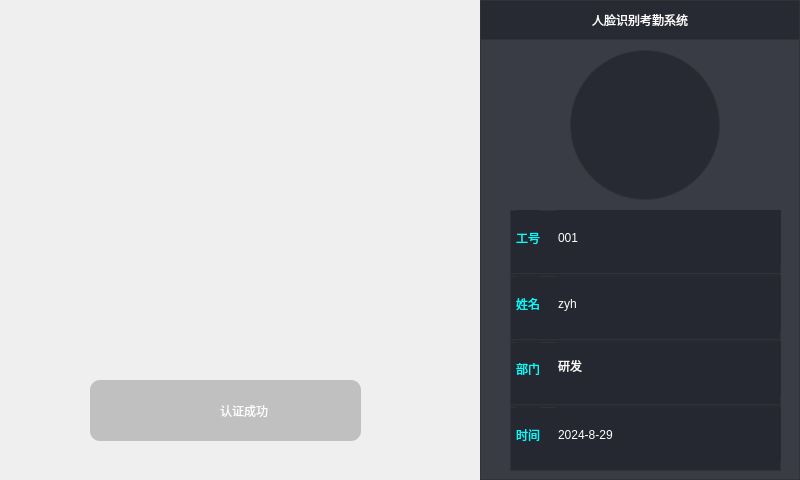
<?xml version="1.0" encoding="UTF-8"?>
<ui version="4.0">
 <class>Widget</class>
 <widget class="QWidget" name="Widget">
  <property name="geometry">
   <rect>
    <x>0</x>
    <y>0</y>
    <width>800</width>
    <height>480</height>
   </rect>
  </property>
  <property name="windowTitle">
   <string>Widget</string>
  </property>
  <property name="styleSheet">
   <string notr="true"/>
  </property>
  <widget class="QWidget" name="widget" native="true">
   <property name="geometry">
    <rect>
     <x>0</x>
     <y>0</y>
     <width>480</width>
     <height>480</height>
    </rect>
   </property>
   <property name="styleSheet">
    <string notr="true">QWidget#widgetlb
{
	border-radius: 10px;
	background-color: rgba(180, 180, 180,0.8);
}

QLabel#lb_1 
{
	border-image: url(:/images/yes.png);
}

QLabel#lb_2 
{
	font: 25 16pt &quot;微软雅黑 Light&quot;;
	border: none;
	color: rgb(255, 255, 255);
}

QLabel#headpicLb
{
	border-image: url(:/images/crc.png);
}
</string>
   </property>
   <widget class="QWidget" name="widgetlb" native="true">
    <property name="geometry">
     <rect>
      <x>90</x>
      <y>380</y>
      <width>271</width>
      <height>61</height>
     </rect>
    </property>
    <layout class="QHBoxLayout" name="horizontalLayout_2">
     <item>
      <spacer name="horizontalSpacer">
       <property name="orientation">
        <enum>Qt::Orientation::Horizontal</enum>
       </property>
       <property name="sizeHint" stdset="0">
        <size>
         <width>40</width>
         <height>20</height>
        </size>
       </property>
      </spacer>
     </item>
     <item>
      <layout class="QHBoxLayout" name="horizontalLayout">
       <item>
        <widget class="QLabel" name="lb_1">
         <property name="minimumSize">
          <size>
           <width>31</width>
           <height>21</height>
          </size>
         </property>
         <property name="maximumSize">
          <size>
           <width>31</width>
           <height>21</height>
          </size>
         </property>
         <property name="text">
          <string/>
         </property>
        </widget>
       </item>
       <item>
        <widget class="QLabel" name="lb_2">
         <property name="text">
          <string>认证成功</string>
         </property>
         <property name="alignment">
          <set>Qt::AlignmentFlag::AlignCenter</set>
         </property>
        </widget>
       </item>
      </layout>
     </item>
     <item>
      <spacer name="horizontalSpacer_2">
       <property name="orientation">
        <enum>Qt::Orientation::Horizontal</enum>
       </property>
       <property name="sizeHint" stdset="0">
        <size>
         <width>40</width>
         <height>20</height>
        </size>
       </property>
      </spacer>
     </item>
    </layout>
   </widget>
   <widget class="QLabel" name="headpicLb">
    <property name="geometry">
     <rect>
      <x>100</x>
      <y>60</y>
      <width>266</width>
      <height>266</height>
     </rect>
    </property>
    <property name="text">
     <string/>
    </property>
    <property name="scaledContents">
     <bool>true</bool>
    </property>
   </widget>
   <widget class="QLabel" name="videoLb">
    <property name="geometry">
     <rect>
      <x>0</x>
      <y>0</y>
      <width>480</width>
      <height>480</height>
     </rect>
    </property>
    <property name="text">
     <string/>
    </property>
   </widget>
   <zorder>videoLb</zorder>
   <zorder>widgetlb</zorder>
   <zorder>headpicLb</zorder>
  </widget>
  <widget class="QWidget" name="widget_3" native="true">
   <property name="geometry">
    <rect>
     <x>480</x>
     <y>0</y>
     <width>320</width>
     <height>480</height>
    </rect>
   </property>
   <property name="styleSheet">
    <string notr="true">QWidget
{
	border:1px solid #313236;
	background-color: rgba(37, 40, 49, 0.9);
}

QLabel#titleLb
{
	font: 24pt &quot;微软雅黑&quot;;
	color: rgb(255, 255, 255);
}

QLabel#headLb
{
	border-radius: 75px;

}
</string>
   </property>
   <widget class="QLabel" name="headLb">
    <property name="geometry">
     <rect>
      <x>90</x>
      <y>50</y>
      <width>150</width>
      <height>150</height>
     </rect>
    </property>
    <property name="text">
     <string/>
    </property>
   </widget>
   <widget class="QLabel" name="titleLb">
    <property name="geometry">
     <rect>
      <x>0</x>
      <y>0</y>
      <width>320</width>
      <height>40</height>
     </rect>
    </property>
    <property name="text">
     <string>人脸识别考勤系统</string>
    </property>
    <property name="alignment">
     <set>Qt::AlignmentFlag::AlignCenter</set>
    </property>
   </widget>
   <widget class="QWidget" name="layoutWidget">
    <property name="geometry">
     <rect>
      <x>30</x>
      <y>210</y>
      <width>271</width>
      <height>261</height>
     </rect>
    </property>
    <layout class="QVBoxLayout" name="verticalLayout">
     <property name="spacing">
      <number>2</number>
     </property>
     <item>
      <widget class="QWidget" name="widget_4" native="true">
       <property name="styleSheet">
        <string notr="true">QLabel
{
	border:none;
	color: #00ffff;
	
	font: 16pt &quot;微软雅黑&quot;;
}

QLineEdit
{
	border:none;
	
	color: rgb(255, 255, 255);
	font: 16pt &quot;微软雅黑&quot;;
}</string>
       </property>
       <layout class="QHBoxLayout" name="horizontalLayout_3">
        <property name="spacing">
         <number>6</number>
        </property>
        <property name="leftMargin">
         <number>6</number>
        </property>
        <property name="topMargin">
         <number>0</number>
        </property>
        <property name="rightMargin">
         <number>0</number>
        </property>
        <item>
         <widget class="QLabel" name="label_3">
          <property name="text">
           <string>工号</string>
          </property>
         </widget>
        </item>
        <item>
         <spacer name="horizontalSpacer_3">
          <property name="orientation">
           <enum>Qt::Orientation::Horizontal</enum>
          </property>
          <property name="sizeType">
           <enum>QSizePolicy::Policy::Fixed</enum>
          </property>
          <property name="sizeHint" stdset="0">
           <size>
            <width>10</width>
            <height>20</height>
           </size>
          </property>
         </spacer>
        </item>
        <item>
         <widget class="QLineEdit" name="employeeID">
          <property name="enabled">
           <bool>false</bool>
          </property>
          <property name="sizePolicy">
           <sizepolicy hsizetype="Expanding" vsizetype="Expanding">
            <horstretch>0</horstretch>
            <verstretch>0</verstretch>
           </sizepolicy>
          </property>
          <property name="text">
           <string>001</string>
          </property>
         </widget>
        </item>
       </layout>
      </widget>
     </item>
     <item>
      <widget class="QWidget" name="widget_5" native="true">
       <property name="styleSheet">
        <string notr="true">QLabel
{
	border:none;
	color: #00ffff;
	
	font: 16pt &quot;微软雅黑&quot;;
}

QLineEdit
{
	border:none;
	
	color: rgb(255, 255, 255);
	font: 16pt &quot;微软雅黑&quot;;
}</string>
       </property>
       <layout class="QHBoxLayout" name="horizontalLayout_4">
        <property name="spacing">
         <number>6</number>
        </property>
        <property name="leftMargin">
         <number>6</number>
        </property>
        <property name="topMargin">
         <number>0</number>
        </property>
        <property name="rightMargin">
         <number>0</number>
        </property>
        <item>
         <widget class="QLabel" name="label_4">
          <property name="text">
           <string>姓名</string>
          </property>
         </widget>
        </item>
        <item>
         <spacer name="horizontalSpacer_4">
          <property name="orientation">
           <enum>Qt::Orientation::Horizontal</enum>
          </property>
          <property name="sizeType">
           <enum>QSizePolicy::Policy::Fixed</enum>
          </property>
          <property name="sizeHint" stdset="0">
           <size>
            <width>10</width>
            <height>20</height>
           </size>
          </property>
         </spacer>
        </item>
        <item>
         <widget class="QLineEdit" name="nickname">
          <property name="enabled">
           <bool>false</bool>
          </property>
          <property name="sizePolicy">
           <sizepolicy hsizetype="Expanding" vsizetype="Expanding">
            <horstretch>0</horstretch>
            <verstretch>0</verstretch>
           </sizepolicy>
          </property>
          <property name="text">
           <string>zyh</string>
          </property>
         </widget>
        </item>
       </layout>
      </widget>
     </item>
     <item>
      <widget class="QWidget" name="widget_6" native="true">
       <property name="styleSheet">
        <string notr="true">QLabel
{
	border:none;
	color: #00ffff;
	
	font: 16pt &quot;微软雅黑&quot;;
}

QLineEdit
{
	border:none;
	
	color: rgb(255, 255, 255);
	font: 16pt &quot;微软雅黑&quot;;
}</string>
       </property>
       <layout class="QHBoxLayout" name="horizontalLayout_5">
        <property name="spacing">
         <number>6</number>
        </property>
        <property name="leftMargin">
         <number>6</number>
        </property>
        <property name="topMargin">
         <number>0</number>
        </property>
        <property name="rightMargin">
         <number>0</number>
        </property>
        <item>
         <widget class="QLabel" name="label_5">
          <property name="text">
           <string>部门</string>
          </property>
         </widget>
        </item>
        <item>
         <spacer name="horizontalSpacer_5">
          <property name="orientation">
           <enum>Qt::Orientation::Horizontal</enum>
          </property>
          <property name="sizeType">
           <enum>QSizePolicy::Policy::Fixed</enum>
          </property>
          <property name="sizeHint" stdset="0">
           <size>
            <width>10</width>
            <height>20</height>
           </size>
          </property>
         </spacer>
        </item>
        <item>
         <widget class="QLineEdit" name="address">
          <property name="enabled">
           <bool>false</bool>
          </property>
          <property name="sizePolicy">
           <sizepolicy hsizetype="Expanding" vsizetype="Expanding">
            <horstretch>0</horstretch>
            <verstretch>0</verstretch>
           </sizepolicy>
          </property>
          <property name="text">
           <string>研发</string>
          </property>
         </widget>
        </item>
       </layout>
      </widget>
     </item>
     <item>
      <widget class="QWidget" name="widget_7" native="true">
       <property name="styleSheet">
        <string notr="true">QLabel
{
	border:none;
	color: #00ffff;
	
	font: 16pt &quot;微软雅黑&quot;;
}

QLineEdit
{
	border:none;
	
	color: rgb(255, 255, 255);
	font: 15pt &quot;微软雅黑&quot;;
}</string>
       </property>
       <layout class="QHBoxLayout" name="horizontalLayout_6">
        <property name="spacing">
         <number>6</number>
        </property>
        <property name="leftMargin">
         <number>6</number>
        </property>
        <property name="topMargin">
         <number>0</number>
        </property>
        <property name="rightMargin">
         <number>0</number>
        </property>
        <item>
         <widget class="QLabel" name="label_6">
          <property name="text">
           <string>时间</string>
          </property>
         </widget>
        </item>
        <item>
         <spacer name="horizontalSpacer_6">
          <property name="orientation">
           <enum>Qt::Orientation::Horizontal</enum>
          </property>
          <property name="sizeType">
           <enum>QSizePolicy::Policy::Fixed</enum>
          </property>
          <property name="sizeHint" stdset="0">
           <size>
            <width>10</width>
            <height>20</height>
           </size>
          </property>
         </spacer>
        </item>
        <item>
         <widget class="QLineEdit" name="time">
          <property name="enabled">
           <bool>false</bool>
          </property>
          <property name="sizePolicy">
           <sizepolicy hsizetype="Expanding" vsizetype="Expanding">
            <horstretch>0</horstretch>
            <verstretch>0</verstretch>
           </sizepolicy>
          </property>
          <property name="text">
           <string>2024-8-29</string>
          </property>
         </widget>
        </item>
       </layout>
      </widget>
     </item>
    </layout>
   </widget>
  </widget>
 </widget>
 <resources/>
 <connections/>
</ui>
